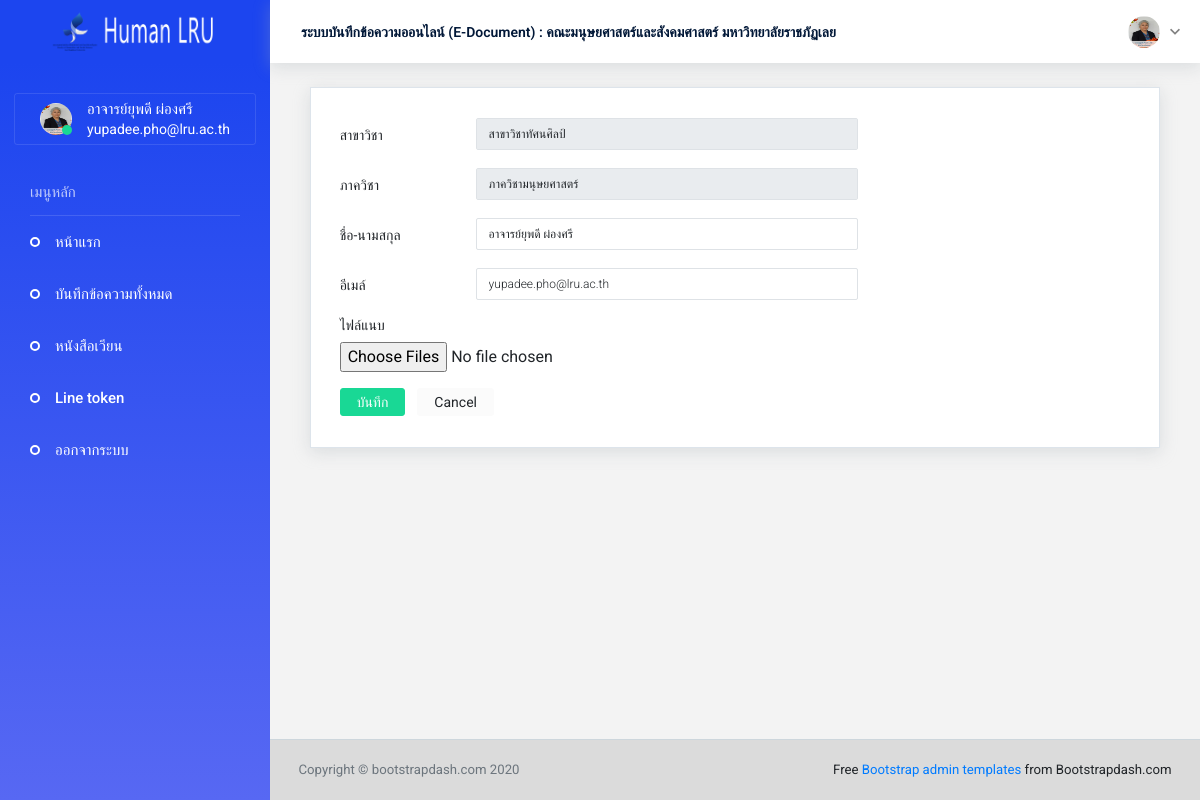
Page /profile-user.php (signed in) on the committed database.
### tables this page shows
CREATE TABLE `member` (
  `id` int(4) NOT NULL,
  `field` varchar(100) NOT NULL,
  `name` varchar(100) NOT NULL,
  `email` varchar(100) NOT NULL,
  `pass` varchar(100) NOT NULL,
  `line_token` varchar(255) NOT NULL,
  `dep` varchar(100) NOT NULL,
  `status` char(1) NOT NULL,
  `image` varchar(100) NOT NULL,
  `rule` varchar(4) NOT NULL,
  `pass_update` char(1) NOT NULL
);

### profile-user.php (the view, shortened to what this page needs)
<?php
    include_once('connect.php');
    $id = $_SESSION["id"];
	$sql = "SELECT * FROM member WHERE id = ? ";
	$stmt = $conn->prepare($sql);
	$stmt->bind_param('s', $id);
	$stmt ->execute();
	$result = $stmt->get_result();
	$row = $result->fetch_assoc();
?>
<!DOCTYPE html>
<html lang="en">
  <head>
    <link rel="stylesheet" href="assets/vendors/iconfonts/mdi/css/materialdesignicons.min.css">
    <link rel="stylesheet" href="assets/vendors/iconfonts/ionicons/dist/css/ionicons.css">
    <link rel="stylesheet" href="assets/vendors/iconfonts/flag-icon-css/css/flag-icon.min.css">
    <link rel="stylesheet" href="assets/vendors/css/vendor.bundle.base.css">
    <link rel="stylesheet" href="assets/vendors/css/vendor.bundle.addons.css">
    <link rel="stylesheet" href="assets/css/shared/style.css">
    <link rel="stylesheet" href="assets/css/demo_1/style.css">
  </head>
  <body>
    <div class="container-scroller">
      <nav class="navbar default-layout col-lg-12 col-12 p-0 fixed-top d-flex flex-row">
        <div class="text-center navbar-brand-wrapper d-flex align-items-top justify-content-center">
          <a class="navbar-brand brand-logo" href="index.html">
            <img src="assets/images/logo-human.png" alt="logo" /> </a>
        </div>
        <div class="navbar-menu-wrapper d-flex align-items-center">
          <ul class="navbar-nav">
            <li class="nav-item font-weight-semibold d-none d-lg-block">ระบบบันทึกข้อความออนไลน์ (E-Document) : คณะมนุษยศาสตร์และสังคมศาสตร์ มหาวิทยาลัยราชภัฏเลย
            </li>
          </ul>
          <ul class="navbar-nav ml-auto">
            <li class="nav-item dropdown d-none d-xl-inline-block user-dropdown">
              <a class="nav-link dropdown-toggle" id="UserDropdown" href="#" data-toggle="dropdown" aria-expanded="false">
                <img class="img-xs rounded-circle" src="assets/images/user/<?php echo $row["image"];?>" alt="Profile image"> </a>
            </li>
          </ul>
        </div>
      </nav>
      <div class="container-fluid page-body-wrapper">
        <nav class="sidebar sidebar-offcanvas" id="sidebar">
          <ul class="nav">
            <li class="nav-item nav-profile">
              <a href="#" class="nav-link">
                <div class="profile-image">
                  <img class="img-xs rounded-circle" src="assets/images/user/<?php echo $row["image"];?>" alt="profile image">
                  <div class="dot-indicator bg-success"></div>
                </div>
                <div class="text-wrapper">
                  <p class="profile-name"><?php echo $row["name"];?></p>
                  <p class="designation"><?php echo $row["email"];?></p>
                </div>
              </a>
            </li>
            <li class="nav-item nav-category">เมนูหลัก</li>
            <li class="nav-item">
              <a class="nav-link" href="user-page.php">
                <span class="menu-title">หน้าแรก</span>
              </a>
            </li>
            <li class="nav-item">
              <a class="nav-link" href="all-memo-user.php">
                <span class="menu-title">บันทึกข้อความทั้งหมด</span>
              </a>
            </li>
            <li class="nav-item">
              <a class="nav-link" href="letter-all.php">
                <span class="menu-title">หนังสือเวียน</span>
              </a>
            </li>
            <li class="nav-item">
              <a class="nav-link" href="line-token.php">
                <span class="menu-title">Line token</span>
              </a>
            </li>
            <li class="nav-item">
              <a class="nav-link" href="sign-out.php">
                <span class="menu-title">ออกจากระบบ</span>
              </a>
            </li>
          </ul>
        </nav>
        <div class="main-panel">
          <div class="content-wrapper">
              <div class="col-12 grid-margin">
                <div class="card">
                  <div class="card-body">
                    <form class="comment-form" id="commentform" method="post" action="profile-user-update.php" enctype="multipart/form-data">
                      <div class="row">
                        <div class="col-md-8">
                          <div class="form-group row">
                            <label class="col-sm-3 col-form-label">สาขาวิชา</label>
                            <div class="col-sm-9">
                              <input type="text" class="form-control" value="<?php echo $row["field"];?>" name="field" readonly/>
                            </div>
                          </div>
                        </div>
                      </div>
                       <div class="row">
                        <div class="col-md-8">
                          <div class="form-group row">
                            <label class="col-sm-3 col-form-label">ภาควิชา</label>
                            <div class="col-sm-9">
                              <input type="text" class="form-control" value="<?php echo $row["dep"];?>" name="dep" readonly/>
                            </div>
                          </div>
                        </div>
                      </div>
                     <div class="row">
                        <div class="col-md-8">
                          <div class="form-group row">
                            <label class="col-sm-3 col-form-label">ชื่อ-นามสกุล</label>
                            <div class="col-sm-9">
                              <input class="form-control" value="<?php echo $row["name"];?>" name="name"/>
                            </div>
                          </div>
                        </div>
                      </div>
                      <div class="row">
                        <div class="col-md-8">
                          <div class="form-group row">
                            <label class="col-sm-3 col-form-label">อีเมล์</label>
                            <div class="col-sm-9">
                              <input type="text" class="form-control" value="<?php echo $row["email"];?>" name="email" />
                            </div>
                          </div>
                        </div>
                      </div>
                      <div class="row">
                        <div class="col-md-8">
                          <div class="form-group">
                            <label for="exampleFormControlFile1">ไฟล์แนบ</label>
                            <input type="file" name="imageFile[]" multiple class="form-control-file" id="exampleFormControlFile1">
                          </div>
                        </div>
                      </div>
                      <button type="submit" class="btn btn-success mr-2" name="submit">บันทึก</button>
                      <button type="reset" class="btn btn-light">Cancel</button>
                    </form>
                  </div>
                </div>
              </div>
          </div>
          <footer class="footer">
            <div class="container-fluid clearfix">
              <span class="text-muted d-block text-center text-sm-left d-sm-inline-block">Copyright © bootstrapdash.com 2020</span>
              <span class="float-none float-sm-right d-block mt-1 mt-sm-0 text-center"> Free <a href="https://www.bootstrapdash.com/bootstrap-admin-template/" target="_blank">Bootstrap admin templates</a> from Bootstrapdash.com</span>
            </div>
          </footer>
        </div>
      </div>
    </div>
  </body>
</html>

### rows in the picture
member: image (picture), name "อาจารย์ยุพดี ผ่องศรี", email "yupadee.pho@lru.ac.th", field "สาขาวิชาทัศนศิลป์", dep "ภาควิชามนุษยศาสตร์"
